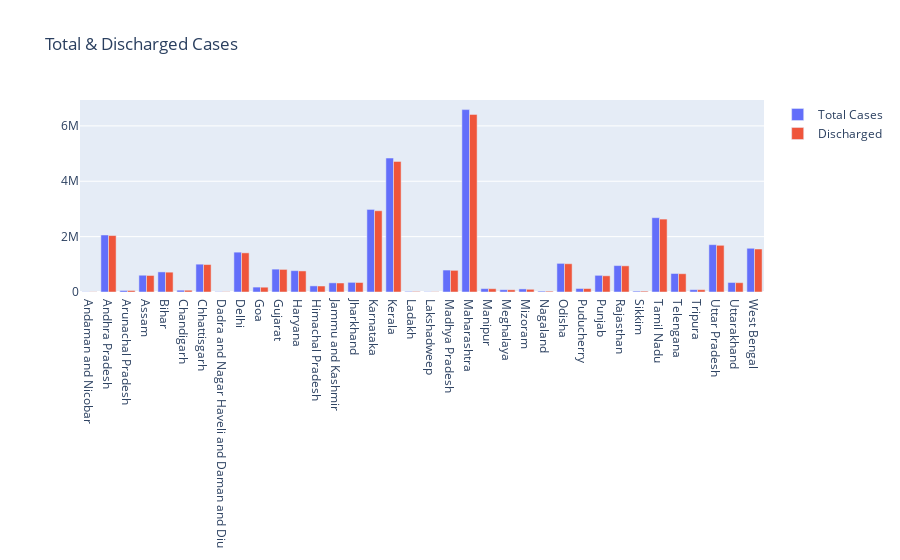

The code cell stored with this chart in its notebook:
### Code cell
# Grouped bar chart
fig = go.Figure([go.Bar(y=pd_df['Total_Cases'], name='Total Cases', hovertext=pd_df['State_UTs'], x=pd_df['State_UTs']),
                 go.Bar(y=pd_df['Discharged'], name='Discharged', hovertext=pd_df['State_UTs'], x=pd_df['State_UTs'])])
fig.update_layout(barmode='group')
fig.update_layout(title='Total & Discharged Cases')
fig.show()

### Figure 1 — Plotly figure (JSON) as saved in the notebook; plotly's stock layout.template omitted (floating-point values rounded to 4 significant figures)
{"data": [{"hovertext": ["Andaman and Nicobar", "Andhra Pradesh", "Arunachal Pradesh", "Assam", "Bihar", "Chandigarh", "Chhattisgarh", "Dadra and Nagar Haveli and Daman and Diu", "Delhi", "Goa", "Gujarat", "Haryana", "Himachal Pradesh", "Jammu and Kashmir", "Jharkhand", "Karnataka", "Kerala", "Ladakh", "Lakshadweep", "Madhya Pradesh", "Maharashtra", "Manipur", "Meghalaya", "Mizoram", "Nagaland", "Odisha", "Puducherry", "Punjab", "Rajasthan", "Sikkim", "Tamil Nadu", "Telengana", "Tripura", "Uttar Pradesh", "Uttarakhand", "West Bengal"], "name": "Total Cases", "type": "bar", "x": ["Andaman and Nicobar", "Andhra Pradesh", "Arunachal Pradesh", "Assam", "Bihar", "Chandigarh", "Chhattisgarh", "Dadra and Nagar Haveli and Daman and Diu", "Delhi", "Goa", "Gujarat", "Haryana", "Himachal Pradesh", "Jammu and Kashmir", "Jharkhand", "Karnataka", "Kerala", "Ladakh", "Lakshadweep", "Madhya Pradesh", "Maharashtra", "Manipur", "Meghalaya", "Mizoram", "Nagaland", "Odisha", "Puducherry", "Punjab", "Rajasthan", "Sikkim", "Tamil Nadu", "Telengana", "Tripura", "Uttar Pradesh", "Uttarakhand", "West Bengal"], "y": [7641, 2059708, 54964, 605944, 726021, 65297, 1005624, 10675, 1439337, 177410, 826258, 771049, 221203, 330885, 348415, 2982869, 4838811, 20871, 10365, 792675, 6588429, 122545, 82815, 111651, 31547, 1034276, 127296, 601992, 954383, 31739, 2684641, 668722, 84299, 1710014, 343739, 1579463]}, {"hovertext": ["Andaman and Nicobar", "Andhra Pradesh", "Arunachal Pradesh", "Assam", "Bihar", "Chandigarh", "Chhattisgarh", "Dadra and Nagar Haveli and Daman and Diu", "Delhi", "Goa", "Gujarat", "Haryana", "Himachal Pradesh", "Jammu and Kashmir", "Jharkhand", "Karnataka", "Kerala", "Ladakh", "Lakshadweep", "Madhya Pradesh", "Maharashtra", "Manipur", "Meghalaya", "Mizoram", "Nagaland", "Odisha", "Puducherry", "Punjab", "Rajasthan", "Sikkim", "Tamil Nadu", "Telengana", "Tripura", "Uttar Pradesh", "Uttarakhand", "West Bengal"], "name": "Discharged", "type": "bar", "x": ["Andaman and Nicobar", "Andhra Pradesh", "Arunachal Pradesh", "Assam", "Bihar", "Chandigarh", "Chhattisgarh", "Dadra and Nagar Haveli and Daman and Diu", "Delhi", "Goa", "Gujarat", "Haryana", "Himachal Pradesh", "Jammu and Kashmir", "Jharkhand", "Karnataka", "Kerala", "Ladakh", "Lakshadweep", "Madhya Pradesh", "Maharashtra", "Manipur", "Meghalaya", "Mizoram", "Nagaland", "Odisha", "Puducherry", "Punjab", "Rajasthan", "Sikkim", "Tamil Nadu", "Telengana", "Tripura", "Uttar Pradesh", "Uttarakhand", "West Bengal"], "y": [7503, 2038960, 54501, 596547, 716314, 64447, 991857, 10668, 1413921, 173423, 815960, 760884, 216125, 325564, 343150, 2935238, 4716728, 20621, 10313, 782046, 6415316, 119208, 80490, 97955, 30645, 1021180, 124836, 585224, 945389, 31159, 2633534, 660730, 83381, 1686984, 336163, 1552997]}], "layout": {"barmode": "group", "title": {"text": "Total & Discharged Cases"}}}
